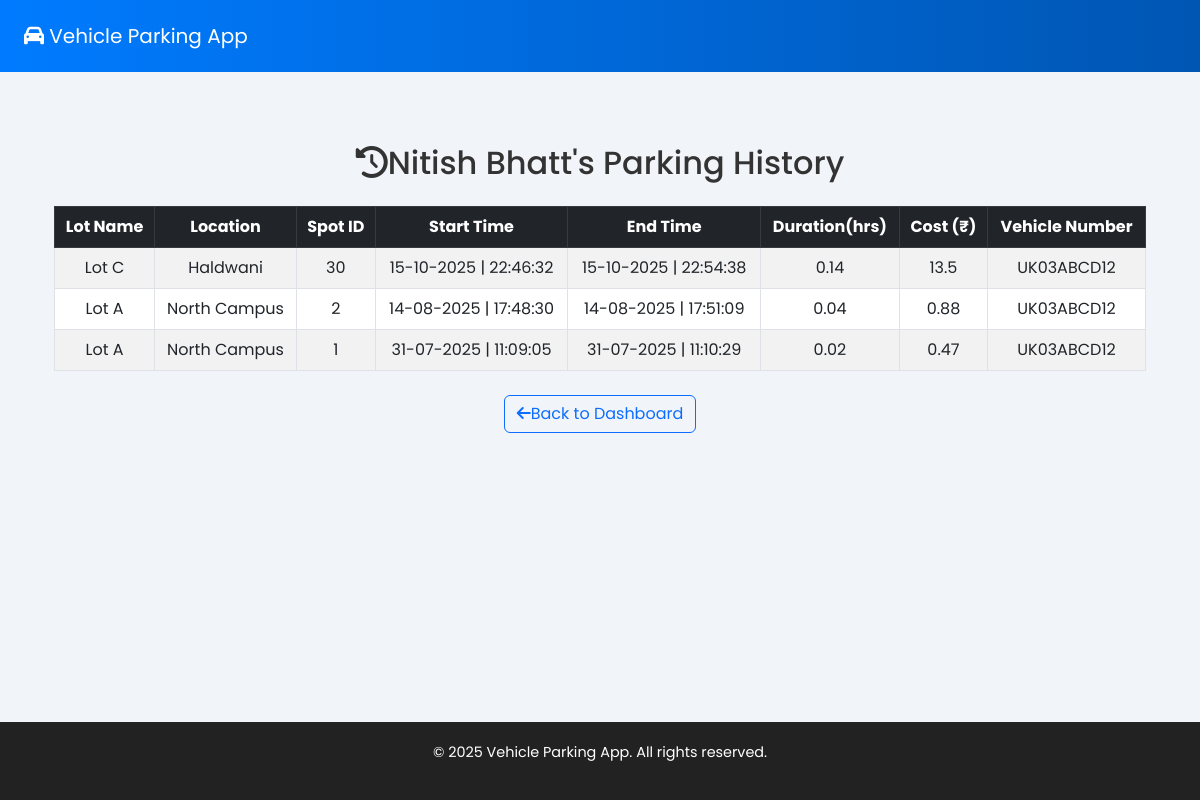
Screenshot of /user/history (signed in) with the database file from the repository.
### app/models.py (models this page shows, shortened)
class User(UserMixin, db.Model):
    id=db.Column(db.Integer, primary_key=True)
    full_name=db.Column(db.String(100), nullable=False)
    email= db.Column(db.String(100), nullable=False)
    password = db.Column(db.String(100), nullable=False)
    reservations=db.relationship('Reservation', backref='user', lazy=True)

class Reservation(db.Model):
    id= db.Column(db.Integer, primary_key=True)
    spot_id= db.Column(db.Integer, db.ForeignKey('parking_spot.id'), nullable=False)
    user_id= db.Column(db.Integer, db.ForeignKey('user.id'), nullable=False)
    vehicle_number= db.Column(db.String(20), nullable=False)
    start_time= db.Column(db.DateTime, default=datetime.now(IST))
    end_time= db.Column(db.DateTime, nullable=True)
    cost= db.Column(db.Float, default=0.0)

class ParkingLot(db.Model):
    id= db.Column(db.Integer, primary_key=True)
    name = db.Column(db.String(100), nullable=False)
    location_name= db.Column(db.String(100), nullable=False)
    address = db.Column(db.String(200), nullable=False)
    pincode= db.Column(db.String(10), nullable=False)
    price_per_hour= db.Column(db.Float, nullable=False)
    max_spots= db.Column(db.Integer, nullable=False)
    spots= db.relationship('ParkingSpot', backref='lot', lazy=True)

class ParkingSpot(db.Model):
    id= db.Column(db.Integer, primary_key=True)
    lot_id= db.Column(db.Integer, db.ForeignKey('parking_lot.id'), nullable=False)
    status= db.Column(db.String(1), default="A") # A for available and O for Occupied
    reservations= db.relationship("Reservation", backref='spot', lazy=True)

### app/routes.py (the view)
@main.route("/user/history")
@login_required
def parking_history():
    history= Reservation.query.filter_by(user_id= current_user.id).filter(Reservation.end_time.isnot(None)).order_by(Reservation.start_time.desc()).all()
    return render_template('parking_history.html', history=history, user=current_user)

### app/routes.py (called while the page is built)
@login_manager.user_loader
def load_user(user_id):
    return User.query.get(int(user_id))

@main.after_app_request
def add_no_cache_headers(response):
    response.headers['Cache-Control']= "no-store, no-cache, must-revalidate, post-check=0, precheck=0, max-age=0"
    response.headers["Pragma"]= 'no-cache'
    response.headers["Expires"]= "-1"
    return response

### app/templates/parking_history.html (shortened to what this page needs)
{% extends 'base.html' %}
{% block content %}
<div class="container mt-4">
    <div class="text-center mb-4">
        <h2><i class="fas fa-history"></i>{{user.full_name}}'s Parking History</h2>
    </div>
    {% if history %}
            <table class="table table-bordered table-striped table-hover align-middle text-center">
                <thead class="table-dark">
                    <tr>
                        <th>Lot Name</th>
                        <th>Location</th>
                        <th>Spot ID</th>
                        <th>Start Time</th>
                        <th>End Time</th>
                        <th>Duration(hrs)</th>
                        <th>Cost (₹)</th>
                        <th>Vehicle Number</th>
                    </tr>
                </thead>
                <tbody>
                    {% for res in history %}
                        <tr>
                            <td>{{res.spot.lot.name}}</td>
                            <td>{{res.spot.lot.location_name}}</td>
                            <td>{{res.spot.id}}</td>
                            <td>{{res.start_time.strftime('%d-%m-%Y | %H:%M:%S')}}</td>
                            <td>{{res.end_time.strftime('%d-%m-%Y | %H:%M:%S')}}</td>
                            <td>{{ ((res.end_time - res.start_time).total_seconds() / 3600) | round(2) }}</td>
                            <td>{{res.cost}}</td>
                            <td>{{res.vehicle_number}}</td>
                        </tr>
                    {% endfor %}
                </tbody>
            </table>
        </div>
    {% else %}
        <div class="alert alert-warning text-center" role="start">
            <i class="fas fa-info-circle"></i>No Parking History Found.
    {% endif %}
    <div class="mt-4 text-center">
        <a href="{{url_for('main.user_dashboard')}}" class="btn btn-outline-primary">
            <i class="fas fa-arrow-left"></i>Back to Dashboard
        </a>
    </div>
</div>
{% endblock %}

### app/templates/base.html (shortened to what this page needs)
<!DOCTYPE html>
<html lang="en">
<head>
    <link href="https://cdn.jsdelivr.net/npm/bootstrap@5.3.0/dist/css/bootstrap.min.css" rel="stylesheet">
    <link href="https://cdnjs.cloudflare.com/ajax/libs/font-awesome/6.5.0/css/all.min.css" rel="stylesheet">
</head>
<body class="d-flex flex-column min-vh-100">
    <nav class="navbar navbar-expand-lg navbar-dark bg-dark px-4">
        <a class="navbar-brand" href="{{ url_for('main.home') }}">
            <i class="fas fa-car"></i> Vehicle Parking App
        </a>
    </nav>
    <div class="container my-4">
        {% block content %}{% endblock %}
    <footer>
        <div class="container">
            <p class="footer-note">&copy; {{ current_year or '2025' }} Vehicle Parking App. All rights reserved.</p>
        </div>
    </footer>
</body>
</html>

### app/templates/base.html (style rules this page uses)
body { background-color: #f1f4f9; font-family:'Poppins',sans-serif; color: #333 ; }
nav.navbar { background: linear-gradient(to right, #007Bff, #0056b3); padding: 1rem 2rem; }
footer { background-color: #222; color: #fff; padding: 20px 0; text-align: center; margin-top: auto; }
a { color: #007bff; text-decoration: none; }
.footer-note { font-size: 0.9rem; }

### rows the page displays
User: full_name "Nitish Bhatt"
Reservation: spot.lot.name "Lot C", spot.lot.location_name "Haldwani", spot.id "30", start_time "15-10-2025 | 22:46:32", end_time "15-10-2025 | 22:54:38", end_time+start_time "0.14", cost "13.5", vehicle_number "UK03ABCD12"
Reservation: spot.lot.name "Lot A", spot.lot.location_name "North Campus", spot.id "2", start_time "14-08-2025 | 17:48:30", end_time "14-08-2025 | 17:51:09", end_time+start_time "0.04", cost "0.88", vehicle_number "UK03ABCD12"
Reservation: spot.lot.name "Lot A", spot.lot.location_name "North Campus", spot.id "1", start_time "31-07-2025 | 11:09:05", end_time "31-07-2025 | 11:10:29", end_time+start_time "0.02", cost "0.47", vehicle_number "UK03ABCD12"

### other values shown
{{ current_year or '2025' }} "2025"
